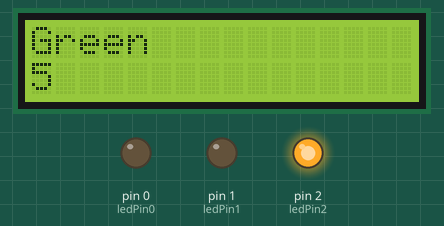
Simulated run of this sketch. Board: Arduino Uno, built with avr-gcc and run on an emulated ATmega328P. Parts: 16×2 character LCD, output pins drawn as LEDs (lit = HIGH).

Above: at 0.1 s.
At 5.1 s:
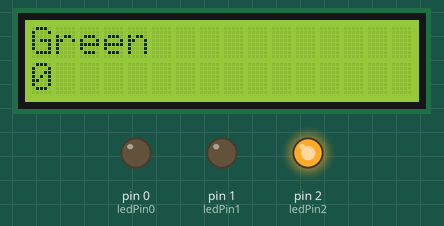
At 6.1 s:
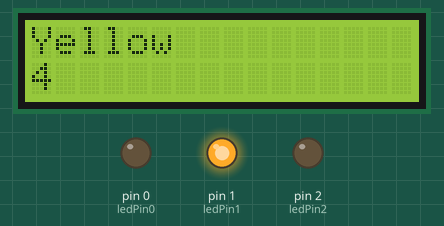
At 12.1 s:
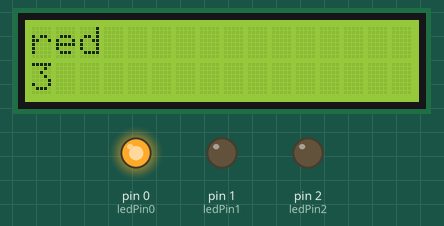
At 15.1 s:
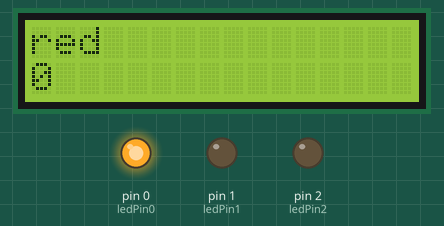
At 39.1 s:
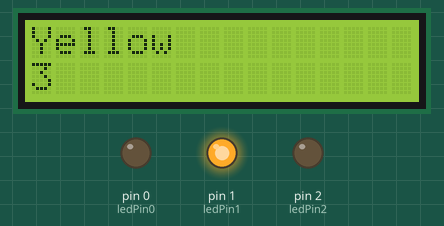
Timing chart, 0 to 40.0 s (numbered marks = the images above):
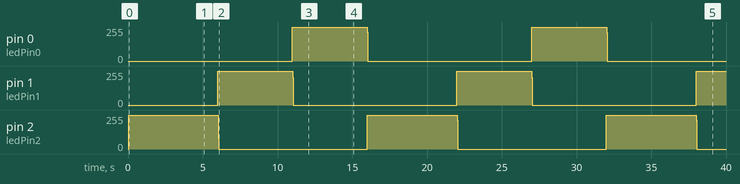

Measured:
- by itself, pin 0 (ledPin0), pin 1 (ledPin1): alternates 255/255 for 5.0 s and 0/255 for 11.0 s
- what the display in image 1 shows lasts 1.0 s, from 5.0 s to 6.0 s

The sketch:

Traffic_Litgh_LED.ino
```cpp
/*  2023/12/16
 *  紅綠燈系統
 *  外接LCD螢幕顯示，使用中斷函示庫
 *  外接LED模擬紅綠燈
 *  顯示部分的delay()可能需要再討論。以及是否要外接LED燈
 *
 *
 */

#include <FlexiTimer2.h> // 引入計時中斷函式庫
#include <LiquidCrystal.h>

LiquidCrystal lcd(8, 9, 4, 5, 6, 7);
int ledPin0 = 0;
int ledPin1 = 1;
int ledPin2 = 2;
static unsigned int num;

void print_light(int light){
      digitalWrite(ledPin0, LOW);
      digitalWrite(ledPin1, LOW);
      digitalWrite(ledPin2, LOW);
  if(light<=5){
    digitalWrite(ledPin2, HIGH);
    if(light==0){
      lcd.clear();
      lcd.setCursor(0, 0);
      lcd.print("Green");
      lcd.setCursor(0, 1);
      lcd.print(num*-1+5);
      delay(1000);
    }

    lcd.setCursor(0, 0);
    lcd.print("Green");
    lcd.setCursor(0, 1);
    lcd.print(num*-1+5);
  }
  else if(light>5 && light <=10){
    digitalWrite(ledPin1, HIGH);
    if(light==6){
      lcd.clear();
      lcd.setCursor(0, 0);
      lcd.print("Yellow");
      lcd.setCursor(0, 1);
      lcd.print(num*-1+10);
      delay(1000);
    }

    lcd.setCursor(0, 0);
    lcd.print("Yellow");
    lcd.setCursor(0, 1);
    lcd.print(num*-1+10);
  }
  else{
    digitalWrite(ledPin0, HIGH);
    if(light==11){
      lcd.clear();
      lcd.setCursor(0, 0);
      lcd.print("red");
      lcd.setCursor(0, 1);
      lcd.print(num*-1+15);
      delay(1000);
    }
    lcd.setCursor(0, 0);
    lcd.print("red");
    lcd.setCursor(0, 1);
    lcd.print(num*-1+15);
  }

}
void timer_isr_routine() { // 計時中斷函數
  num++;
  if(num>15)
    num=0;

}

void setup() {
  pinMode(ledPin0, OUTPUT);
  pinMode(ledPin1, OUTPUT);
  pinMode(ledPin2, OUTPUT);
  FlexiTimer2::set(1000, timer_isr_routine); // 每1000ms產生中斷，進入中斷服務常式
  FlexiTimer2::start(); // 啟動開始計時
  lcd.begin(16, 2);
  //lcd.print("Timer");
  num = 0;
}

void loop() { // 主程式無作用，或執行其它程式


  print_light(num);

}
```
